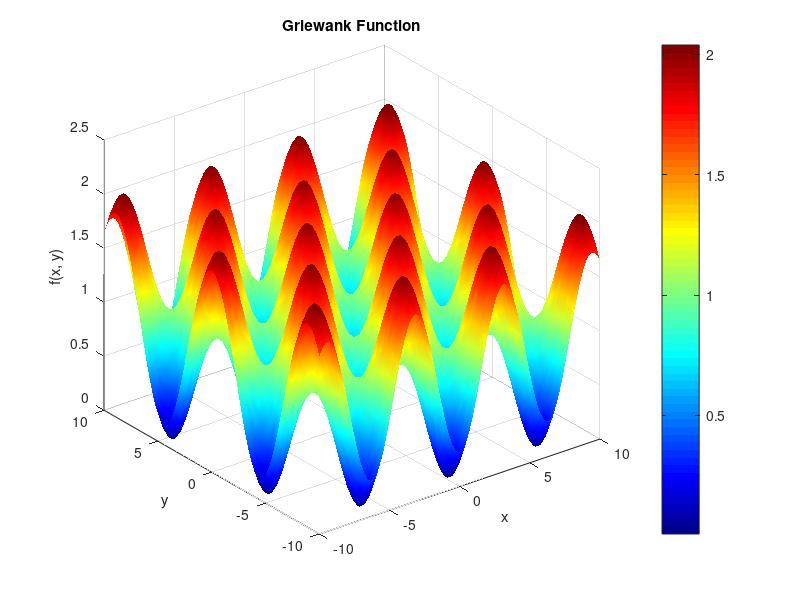
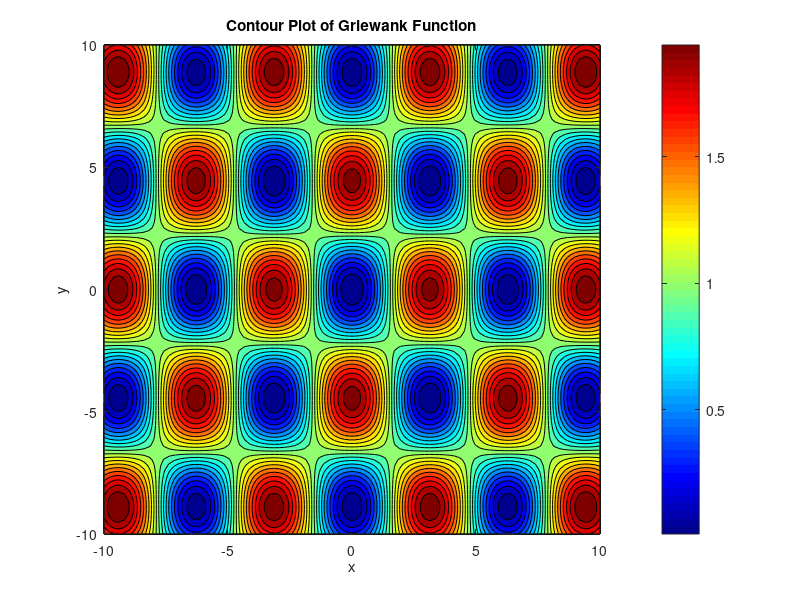

Reproduce these figures in MATLAB, in order.
clc; clear; close all;

% Khoảng giá trị của x và y
x = linspace(-10, 10, 100);
y = linspace(-10, 10, 100);

[X, Y] = meshgrid(x, y);

% Tính giá trị của hàm Griewank
Z = (X.^2 + Y.^2) / 4000 - cos(X) .* cos(Y / sqrt(2)) + 1;

% Vẽ đồ thị 3D
figure;
surf(X, Y, Z);
shading interp;
colormap jet;
colorbar;
xlabel('x');
ylabel('y');
zlabel('f(x, y)');
title('Griewank Function');

% Vẽ đường đồng mức (contour)
figure;
contourf(X, Y, Z, 20);
colormap jet;
colorbar;
xlabel('x');
ylabel('y');
title('Contour Plot of Griewank Function');
